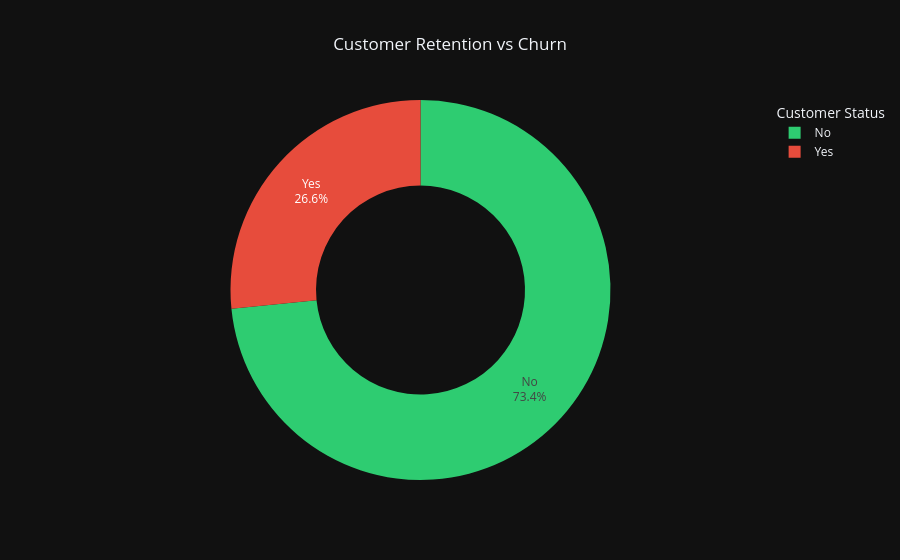

Notebook cell for this chart:
### Markdown cell above
<h3>Customer Retrention v/s Churn:</h3>

### Code cell
churn_counts = df["Churn"].value_counts().reindex(["No", "Yes"]).reset_index()
churn_counts.columns = ["Churn", "Number of Customers"]

fig = px.pie(
    churn_counts,
    names="Churn",
    values="Number of Customers",
    hole=0.55,
    color="Churn",
    color_discrete_map={
        "No": "#2ECC71",
        "Yes": "#E74C3C"
    },
    title="Customer Retention vs Churn",
    template="plotly_dark"
)

fig.update_traces(
    textinfo="label+percent",
    hovertemplate="%{label}<br>Customers: %{value:,}<br>Share: %{percent}<extra></extra>",
    sort=False
)

fig.update_layout(
    title_x=0.5,
    legend_title_text="Customer Status"
)

fig.show()

### Figure 1 — Plotly figure (JSON) as saved in the notebook; plotly's stock layout.template omitted (floating-point values rounded to 4 significant figures)
{"data": [{"customdata": [["No"], ["Yes"]], "domain": {"x": [0, 1], "y": [0, 1]}, "hole": 0.55, "hovertemplate": "%{label}<br>Customers: %{value:,}<br>Share: %{percent}<extra></extra>", "labels": ["No", "Yes"], "legendgroup": "", "marker": {"colors": ["#2ECC71", "#E74C3C"]}, "name": "", "showlegend": true, "sort": false, "textinfo": "label+percent", "type": "pie", "values": [5163, 1869]}], "layout": {"legend": {"title": {"text": "Customer Status"}, "tracegroupgap": 0}, "title": {"text": "Customer Retention vs Churn", "x": 0.5}}}
